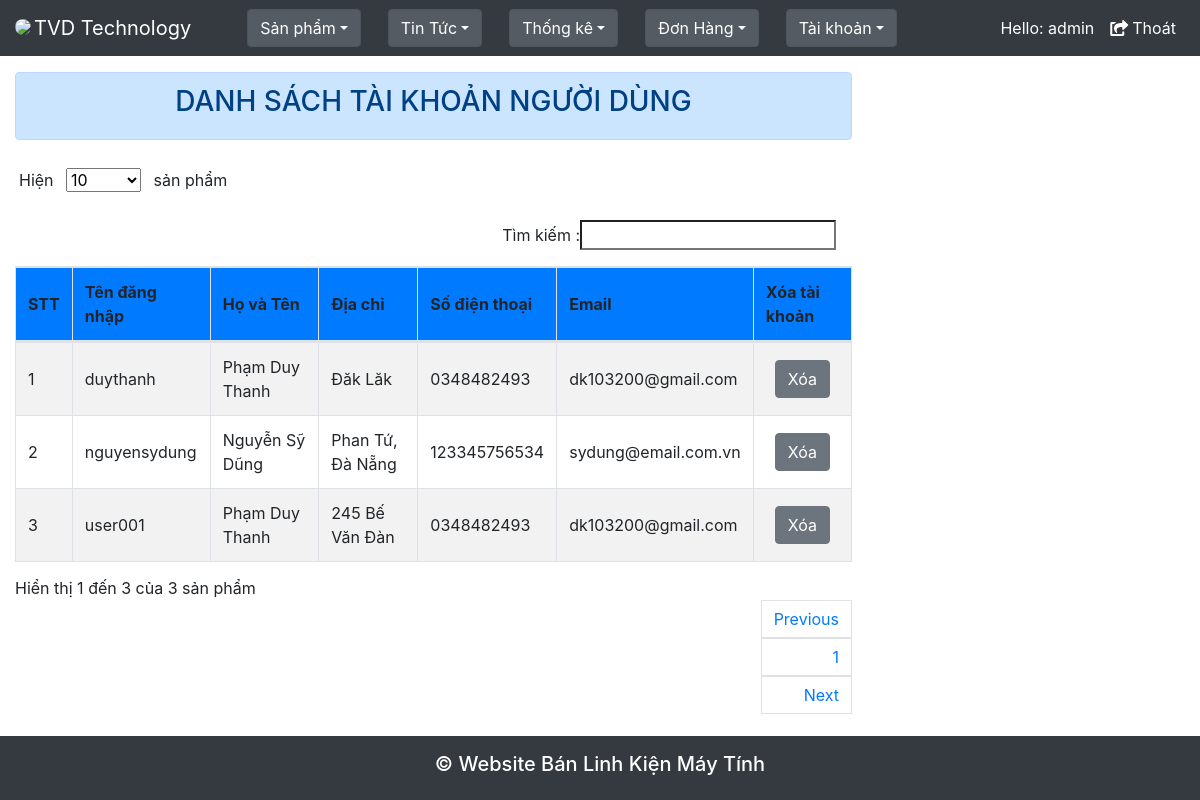
The app's page /Admin/index.php?nc=taikhoan (signed in) with its own data.
### tables this page shows
CREATE TABLE `tbl_member` (
  `ID` int(11) NOT NULL,
  `User` varchar(50) NOT NULL,
  `PassWord` varchar(50) NOT NULL,
  `HoTen` varchar(50) NOT NULL,
  `DiaChi` varchar(100) NOT NULL,
  `SDT` varchar(12) NOT NULL,
  `Email` varchar(50) NOT NULL
);

### Admin/chuc_nang/quanli_taikhoan_user/dstaikhoan.php (the view, shortened to what this page needs)
<div class="alert alert-primary mt-3 text-center" role="alert">
    <h3>DANH SÁCH TÀI KHOẢN NGƯỜI DÙNG</h3>
</div>
    <table id="example" class="table table-striped table-bordered table-responsive table-responsive-md" cellspacing="0">
        <thead>
            <tr class="bg-primary">
                    <th class="align-middle">STT</th>
                    <th class="align-middle">Tên đăng nhập</th>
                    <th class="align-middle">Họ và Tên</th>
                    <th class="align-middle">Địa chỉ</th>
                    <th class="align-middle">Số điện thoại</th>
                    <th class="align-middle">Email</th>
                    <th class="align-middle">Xóa tài khoản</th>
            </tr>
        </thead>
        <body>
            <?php
            $con = mysqli_connect('localhost', 'root', '', 'linhkienmaytinh');
            mysqli_set_charset($con, 'utf8');
            $sql_table_member = "SELECT * FROM tbl_member order by ID ASC";
            $kq = mysqli_query($con, $sql_table_member);
            $i=1;
            while ($row = mysqli_fetch_assoc($kq)) {
                ?>
                <tr>
                    <td class="align-middle"><?php echo $i; ?></td>
                    <td class="align-middle"><?php echo $row['User']; ?></td>
                    <td class="align-middle"><?php echo $row['HoTen']; ?></td>
                    <td class="align-middle"><?php echo $row['DiaChi']; ?></td>
                    <td class="align-middle"><?php echo $row['SDT']; ?></td>
                    <td class="align-middle"><?php echo $row['Email']; ?></td>
                    <td style="vertical-align: middle; text-align: center;">
                    <a onclick="return confirm('Bạn có chắc là muốn xóa người dùng này không?');"  href="index.php?nc=taikhoan&action=delete&id=<?php echo $row['ID']; ?>">
                            <button class="btn btn-secondary">Xóa</button>
                        </a>
                </tr>
            <?php
            $i++;
            }
            ?>
        </body>
    </table>

### records on screen
tbl_member: User "duythanh", HoTen "Phạm Duy Thanh", DiaChi "Đăk Lăk", SDT "0348482493", Email "dk103200@gmail.com"
tbl_member: User "nguyensydung", HoTen "Nguyễn Sỹ Dũng", DiaChi "Phan Tứ, Đà Nẵng", SDT "123345756534", Email "sydung@email.com.vn"
tbl_member: User "user001", HoTen "Phạm Duy Thanh", DiaChi "245 Bế Văn Đàn", SDT "0348482493", Email "dk103200@gmail.com"

### other values on screen
$_SESSION['tendnadmin'] "admin"
